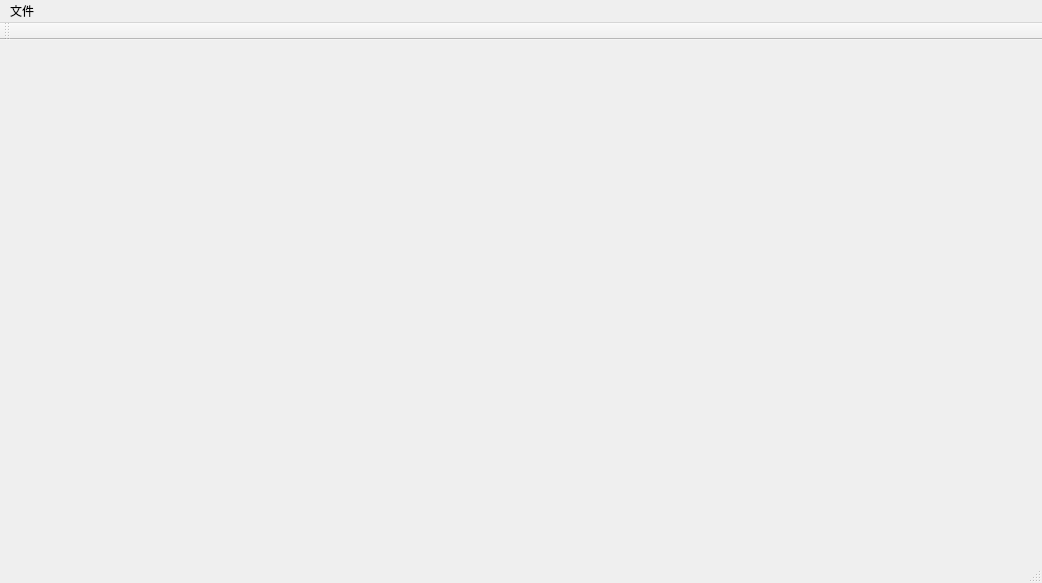
<?xml version="1.0" encoding="UTF-8"?>
<ui version="4.0">
 <class>MainWindow</class>
 <widget class="QMainWindow" name="MainWindow">
  <property name="geometry">
   <rect>
    <x>0</x>
    <y>0</y>
    <width>1042</width>
    <height>583</height>
   </rect>
  </property>
  <property name="windowTitle">
   <string>MainWindow</string>
  </property>
  <widget class="QWidget" name="centralWidget">
   <layout class="QGridLayout" name="gridLayout"/>
  </widget>
  <widget class="QMenuBar" name="menuBar">
   <property name="geometry">
    <rect>
     <x>0</x>
     <y>0</y>
     <width>1042</width>
     <height>26</height>
    </rect>
   </property>
   <widget class="QMenu" name="menu">
    <property name="title">
     <string>文件</string>
    </property>
    <addaction name="actionOpen"/>
   </widget>
   <addaction name="menu"/>
  </widget>
  <widget class="QToolBar" name="mainToolBar">
   <attribute name="toolBarArea">
    <enum>TopToolBarArea</enum>
   </attribute>
   <attribute name="toolBarBreak">
    <bool>false</bool>
   </attribute>
  </widget>
  <widget class="QStatusBar" name="statusBar"/>
  <action name="actionOpen">
   <property name="text">
    <string>打开</string>
   </property>
  </action>
 </widget>
 <layoutdefault spacing="6" margin="11"/>
 <resources/>
 <connections/>
</ui>
